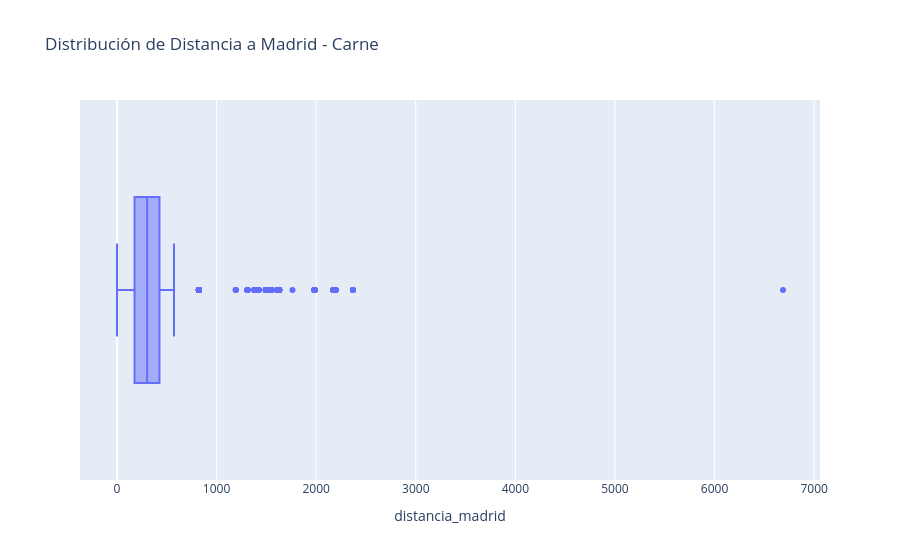
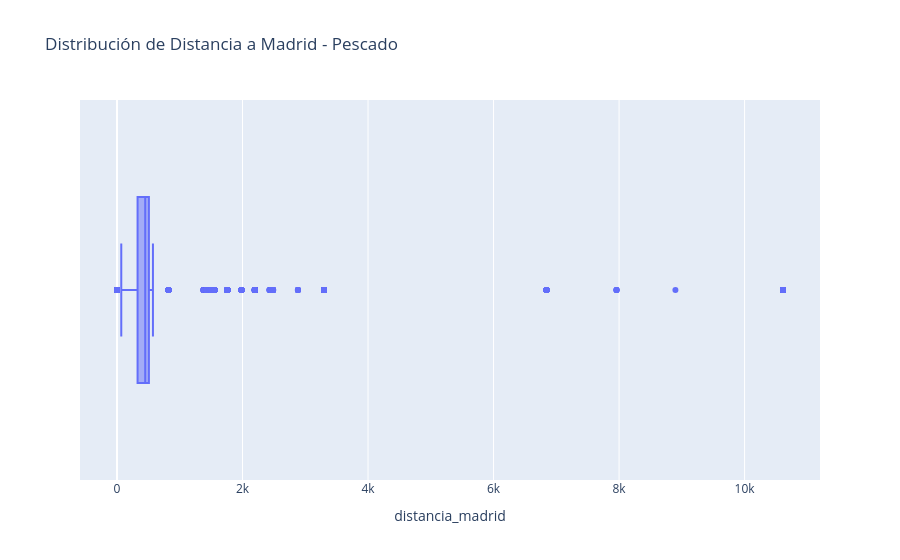
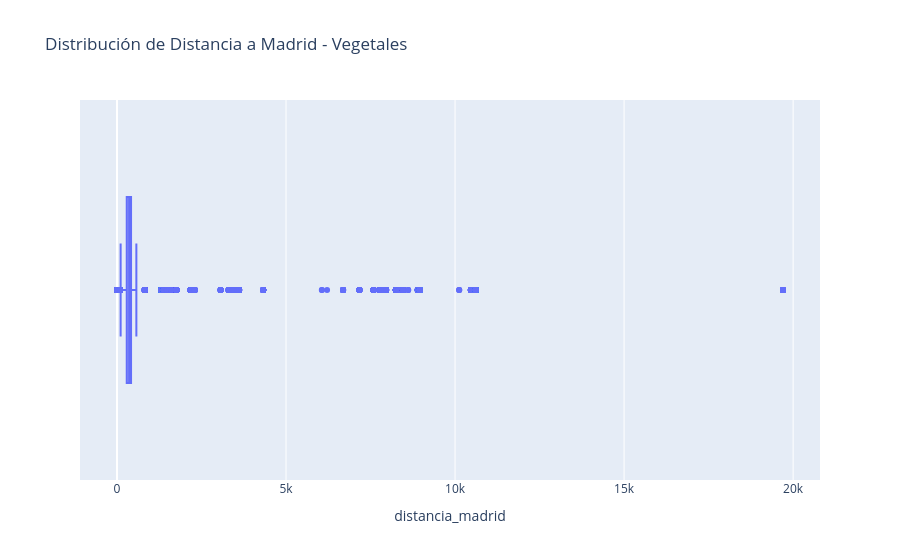

Notebook code cell kept with these figures, in order:
### Code cell
import plotly.express as px

# Filtrar datos por categoria_general
df_carne = tabla[tabla["categoria_general"] == "Carne"]
df_pescado = tabla[tabla["categoria_general"] == "Pescado"]
df_vegetales = tabla[tabla["categoria_general"] == "Vegetales"]

# Crear boxplot para Carne
fig_carne = px.box(df_carne, x="distancia_madrid", hover_data=["origen"],
                   title="Distribución de Distancia a Madrid - Carne")
fig_carne.show()

# Crear boxplot para Pescado
fig_pescado = px.box(df_pescado, x="distancia_madrid", hover_data=["origen"],
                     title="Distribución de Distancia a Madrid - Pescado")
fig_pescado.show()

# Crear boxplot para Vegetales
fig_vegetales = px.box(df_vegetales, x="distancia_madrid", hover_data=["origen"],
                       title="Distribución de Distancia a Madrid - Vegetales")
fig_vegetales.show()

### Figure 1 — Plotly figure (JSON) as saved in the notebook; plotly's stock layout.template omitted (floating-point values rounded to 4 significant figures; data arrays with more than 128 entries replaced by an {"elided": "..."} marker saying what was removed)
{"data": [{"alignmentgroup": "True", "customdata": {"elided": "2843x1 str values"}, "hovertemplate": "distancia_madrid=%{x}<br>origen=%{customdata[0]}<extra></extra>", "legendgroup": "", "marker": {"color": "#636efa"}, "name": "", "notched": false, "offsetgroup": "", "orientation": "h", "showlegend": false, "type": "box", "x": {"elided": "2843 float values"}, "x0": " ", "xaxis": "x", "y0": " ", "yaxis": "y"}], "layout": {"boxmode": "group", "legend": {"tracegroupgap": 0}, "title": {"text": "Distribución de Distancia a Madrid - Carne"}, "xaxis": {"anchor": "y", "domain": [0, 1], "title": {"text": "distancia_madrid"}}, "yaxis": {"anchor": "x", "domain": [0, 1]}}}

### Figure 2 — Plotly figure (JSON) as saved in the notebook; plotly's stock layout.template omitted (floating-point values rounded to 4 significant figures; data arrays with more than 128 entries replaced by an {"elided": "..."} marker saying what was removed)
{"data": [{"alignmentgroup": "True", "customdata": {"elided": "11405x1 str values"}, "hovertemplate": "distancia_madrid=%{x}<br>origen=%{customdata[0]}<extra></extra>", "legendgroup": "", "marker": {"color": "#636efa"}, "name": "", "notched": false, "offsetgroup": "", "orientation": "h", "showlegend": false, "type": "box", "x": {"elided": "11405 float values"}, "x0": " ", "xaxis": "x", "y0": " ", "yaxis": "y"}], "layout": {"boxmode": "group", "legend": {"tracegroupgap": 0}, "title": {"text": "Distribución de Distancia a Madrid - Pescado"}, "xaxis": {"anchor": "y", "domain": [0, 1], "title": {"text": "distancia_madrid"}}, "yaxis": {"anchor": "x", "domain": [0, 1]}}}

### Figure 3 — Plotly figure (JSON) as saved in the notebook; plotly's stock layout.template omitted (floating-point values rounded to 4 significant figures; data arrays with more than 128 entries replaced by an {"elided": "..."} marker saying what was removed)
{"data": [{"alignmentgroup": "True", "customdata": {"elided": "12973x1 str values"}, "hovertemplate": "distancia_madrid=%{x}<br>origen=%{customdata[0]}<extra></extra>", "legendgroup": "", "marker": {"color": "#636efa"}, "name": "", "notched": false, "offsetgroup": "", "orientation": "h", "showlegend": false, "type": "box", "x": {"elided": "12973 float values"}, "x0": " ", "xaxis": "x", "y0": " ", "yaxis": "y"}], "layout": {"boxmode": "group", "legend": {"tracegroupgap": 0}, "title": {"text": "Distribución de Distancia a Madrid - Vegetales"}, "xaxis": {"anchor": "y", "domain": [0, 1], "title": {"text": "distancia_madrid"}}, "yaxis": {"anchor": "x", "domain": [0, 1]}}}
